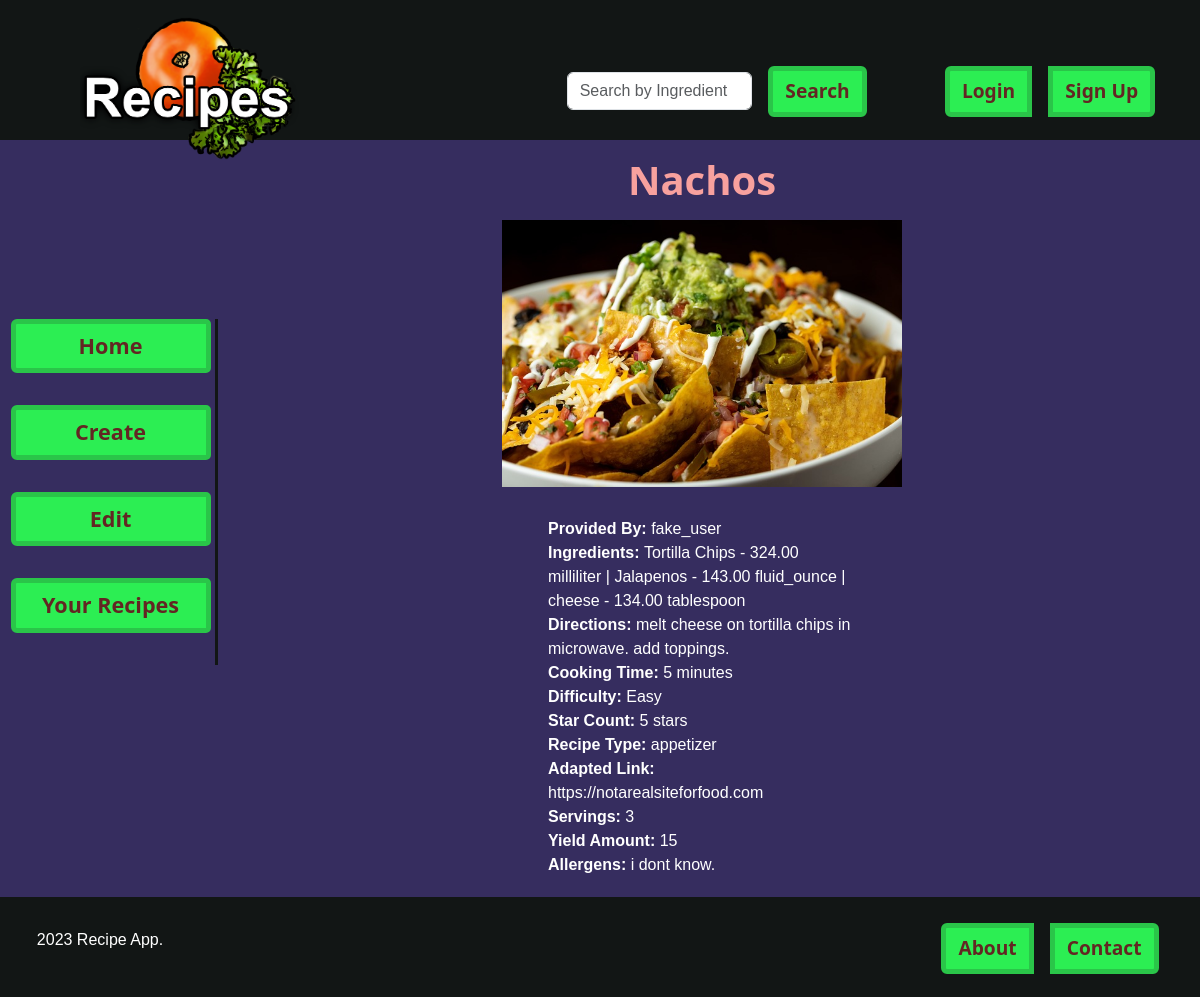
/list/5, run on the app's committed database.
### recipe/models.py (models this page shows, shortened)
class Recipe(models.Model):
    id = models.AutoField(primary_key=True)
    title = models.CharField(max_length=255)
    user = models.ForeignKey(
        "user.User",
        on_delete=models.CASCADE,
        default=None,
        null=True,
        related_name="recipes",
    )
    recipe_ingredients = models.ManyToManyField(
        "recipeingredient.RecipeIngredient",
        through="recipeingredientintermediary.RecipeIngredientIntermediary",
    )
    directions = models.TextField()
    cooking_time = models.PositiveIntegerField(null=True, blank=False)
    star_count = models.PositiveIntegerField(
        choices=[(i, i) for i in range(1, 6)], null=True, blank=False
    )
    recipe_type = models.CharField(max_length=100, choices=RECIPE_TYPES, blank=False)
    adapted_link = models.URLField(blank=True, null=True, default=None)
    servings = models.PositiveIntegerField(null=True, blank=False)
    yield_amount = models.IntegerField(blank=True, null=True, default=None)
    allergens = models.TextField(
        blank=True,
    )
    small_desc = models.TextField(
        max_length=200, default="No Description has been added currently."
    )
    pic = models.ImageField(upload_to="recipe", default="no_picture.jpg")
    def calculate_difficulty(self):
        try:
            ingredients_len = len(self.recipe_ingredients.all())
            if self.cooking_time < 10 and ingredients_len < 4:
                return "Easy"
            elif self.cooking_time < 10 and ingredients_len > 4:
                return "Medium"
            elif self.cooking_time >= 10 and ingredients_len < 4:
                return "Intermediate"
            elif self.cooking_time >= 10 and ingredients_len >= 4:
                return "Hard"
        except:
            print("Missing an appropriate cooking time or ingredients.")
            return "Missing cooking time or ingredients."

### user/models.py (models this page shows)
class User(models.Model):
    id = models.AutoField(primary_key=True)
    username = models.CharField(max_length=150, unique=True)
    password = models.CharField(max_length=128)
    email = models.EmailField(unique=True)
    pic = models.ImageField(upload_to="user", default="no_picture.jpg")
    def __str__(self):
        return str(self.username)

### recipeingredient/models.py (models this page shows, shortened)
class RecipeIngredient(models.Model):
    id = models.AutoField(primary_key=True)
    ingredient = models.ForeignKey("ingredient.Ingredient", on_delete=models.CASCADE)
    calorie_content = models.DecimalField(max_digits=8, decimal_places=2)
    amount = models.DecimalField(
        max_digits=8, decimal_places=2, validators=[MinValueValidator(0)]
    )
    amount_type = models.CharField(max_length=100, choices=AMOUNT_TYPES)
    cost = models.DecimalField(
        max_digits=8, decimal_places=2, validators=[MinValueValidator(0)]
    )
    supplier = models.CharField(max_length=255)
    grams = models.DecimalField(
        max_digits=8, decimal_places=2, validators=[MinValueValidator(0)]
    )

### ingredient/models.py (models this page shows)
class Ingredient(models.Model):
    id = models.AutoField(primary_key=True)
    name = models.CharField(max_length=255, null=True, blank=False)
    def __str__(self):
        return str(self.name)

### recipe/views.py (the view)
# urls.py: path("list/<pk>", RecipeDetailView.as_view(), name="detail"),
class RecipeDetailView(DetailView):  # class-based view
    model = Recipe  # specify model
    template_name = "recipe/recipe_detail.html"  # specify template

### recipe/templates/recipe/recipe_detail.html (shortened to what this page needs)
{% extends "recipe/recipes_home.html" %}
{% load static %}
{% load custom_filters %}
    {% block main %}
    <div class="row" style="margin-top: 156px">
        <div class="col-2"></div>
        <div class="col-10">
            <main>
                <section class="container" style="color: white;">
                    <div class="row">
                        <div class="col-12 card-title-style" style="text-align: center; justify-content: center;">
                            <h1><b>{{object.title}}</b></h1>
                            <img src="{{object.pic.url}}" style="padding-bottom: 6px; width: 400px;" />
                        </div>
                    </div>
                    <div class="row">
                        <div class="col-4"></div>
                        <div class="col-4" style="text-align: left; justify-content: left; padding-bottom: 20px;">
                            <br>
                            <b>Provided By: </b>{{object.user}}
                            <br>
                            <b>Ingredients: </b>
                            {% for ingredient in object.recipe_ingredients.all %}
                            {{ ingredient.ingredient }} - {{ ingredient.amount }} {{ ingredient.amount_type }}
                            {% if not forloop.last %}| {% endif %}
                            {% endfor %}
                            <br>
                            <b>Directions: </b>{{object.directions}}
                            <br>
                            <b>Cooking Time: </b>{{object.cooking_time}} minutes
                            <br>
                            <b>Difficulty: </b>{{object.calculate_difficulty}}
                            <br>
                            <b>Star Count: </b>{{object.star_count}} stars
                            <br>
                            <b>Recipe Type: </b>{{object.recipe_type}}
                            <br>
                            <b>Adapted Link: </b>{{object.adapted_link}}
                            <br>
                            <b>Servings: </b>{{object.servings}}
                            <br>
                            <b>Yield Amount: </b>{{object.yield_amount}}
                            <br>
                            <b>Allergens: </b>{{object.allergens}}
                        </div>
                        <div class="col-4"></div>
                    </div>
                </section>
            </main>
        </div>
    </div>
    {% endblock %}

### recipe/static/css/styles.css (style rules this page uses)
body, html { font-family: Arial, sans-serif; margin: 0; padding: 0; overflow-x: hidden; }
h1, h2, h3 { margin-bottom: 1rem; }
:root { --primary-color: #2cee53; }
main { display: flex; flex-direction: column; align-items: center; min-height: 580px; gap: 2rem; }
.card-title-style { color: #f8a19e; font-weight: lighter; font-family: system-ui, -apple-system, BlinkMacSystemFont, 'Segoe UI', Roboto, Oxygen, Ubuntu, Cantarell, 'Open Sans', 'Helvetica Neue', sans-serif }

### data on the page
Recipe: title "Nachos", pic (picture), user "fake_user", directions "melt cheese on tortilla chips in microwave. add toppings.", cooking_time "5", calculate_difficulty "Easy", star_count "5", recipe_type "appetizer", adapted_link "https://notarealsiteforfood.com", servings "3", yield_amount "15", allergens "i dont know."
RecipeIngredient: ingredient "Tortilla Chips", amount "324.00", amount_type "milliliter"
RecipeIngredient: ingredient "Jalapenos", amount "143.00", amount_type "fluid_ounce"
RecipeIngredient: ingredient "cheese", amount "134.00", amount_type "tablespoon"
